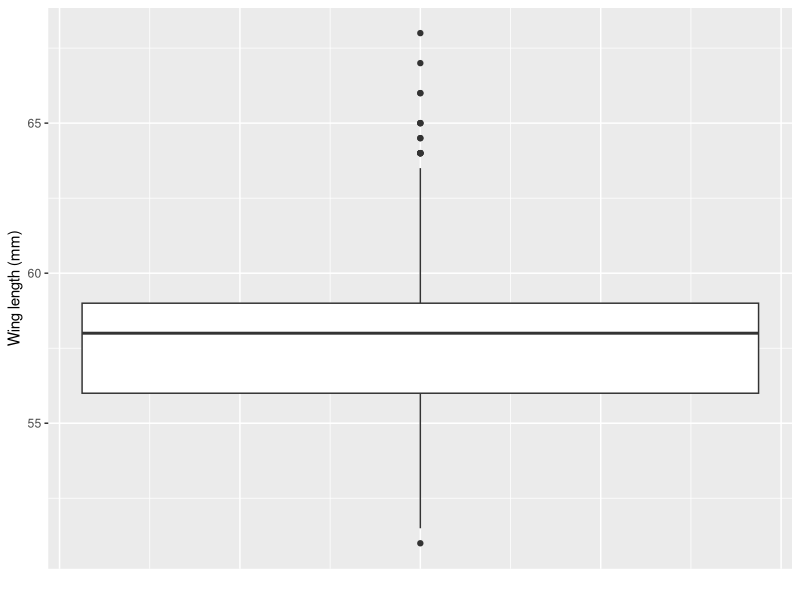
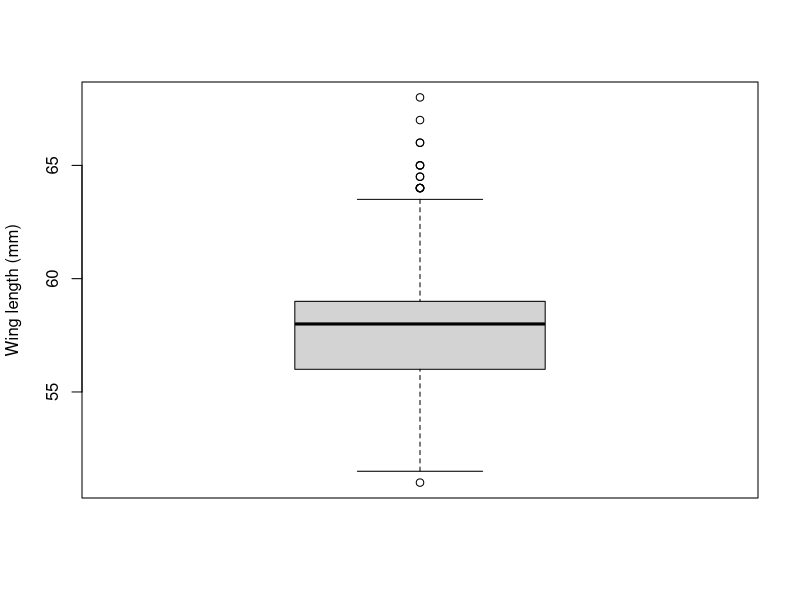
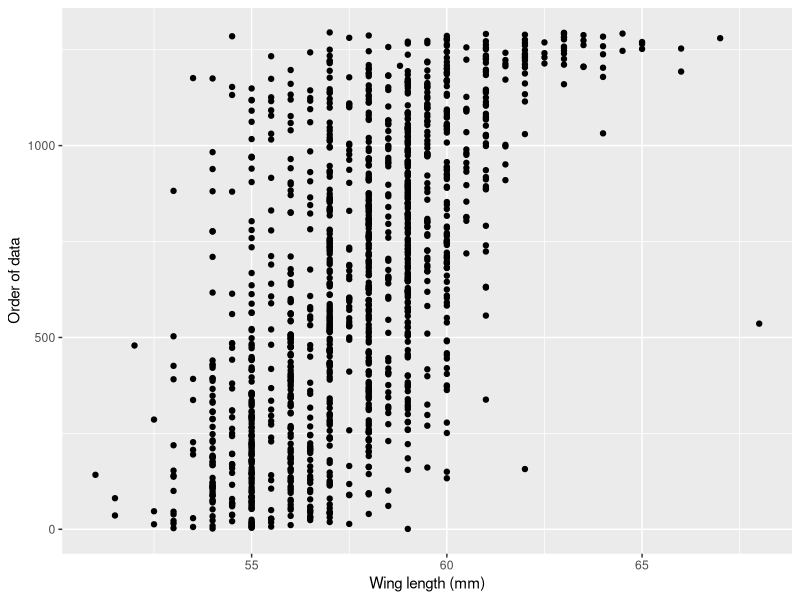
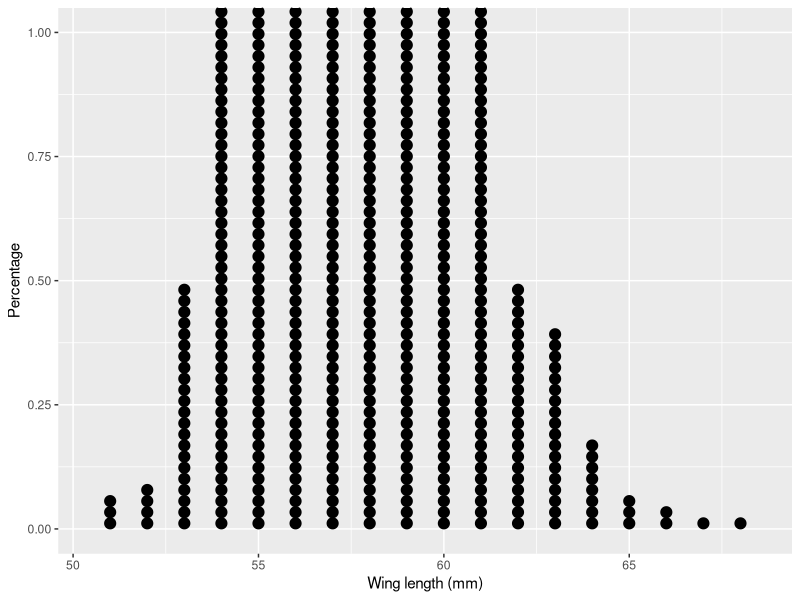
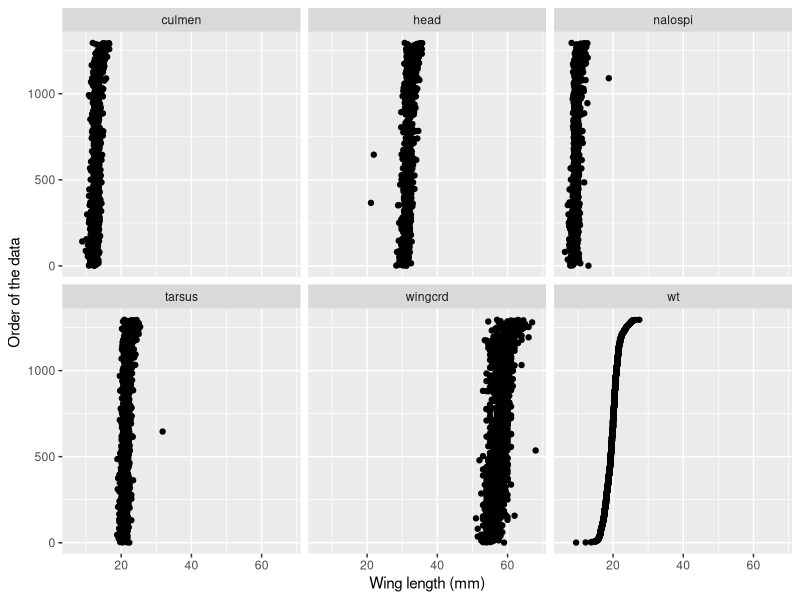
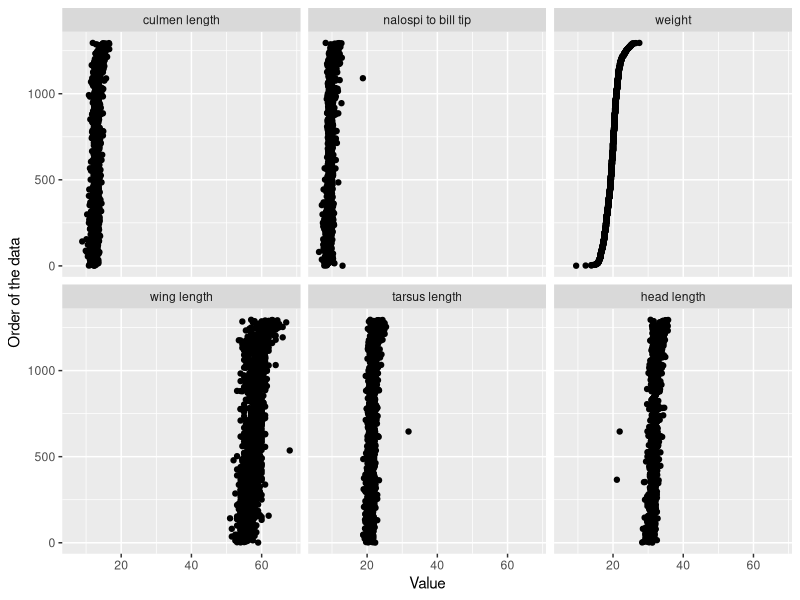
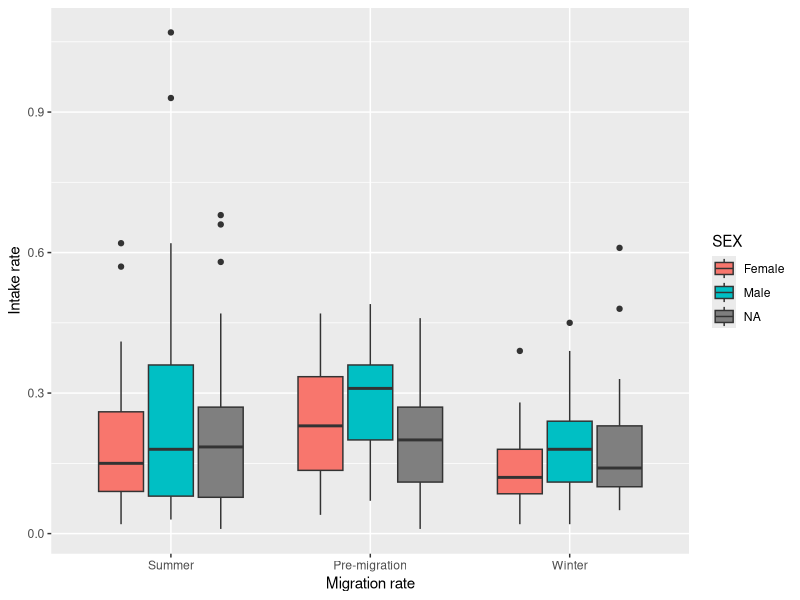
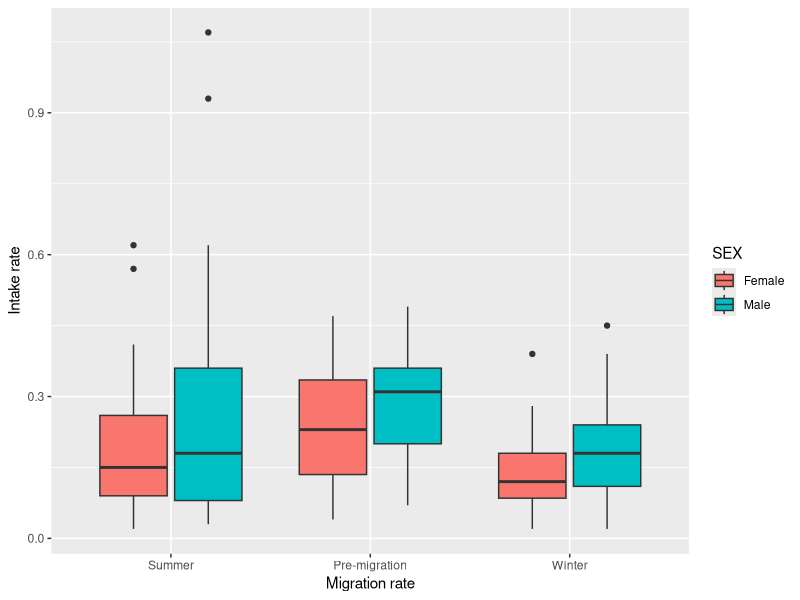

Write the R code that produced these figures, in order.
## ---- chunk 1
library(knitr)
opts_knit$set(base.dir='./')
opts_chunk$set(prompt=TRUE, comment='', fig.path='figures/')
options(width = 66)
## ---- chunk 2
library(MASS); library(caret); library(GGally); library(car)
library(ggplot2); library(dplyr); library(tidyr)
sparrows <- read.table('SparrowsElphick.txt', header = T)
head(sparrows)
str(sparrows, vec.len = 1)
## ---- chunk 3
summary(sparrows)
## ---- chunk 4
ggplot(sparrows, aes(x = 1, y = wingcrd)) +
  geom_boxplot() +
  xlab('') +
  ylab('Wing length (mm)') +
  theme(axis.ticks.x = element_blank(),
        axis.text.x = element_blank())
## ---- chunk 5
boxplot(sparrows$wingcrd, ylab = 'Wing length (mm)')
## ---- chunk 6
ggplot(sparrows, aes(wingcrd, 1:nrow(sparrows))) +
  geom_point() +
  xlab('Wing length (mm)') +
  ylab('Order of data')
## ---- chunk 7
ggplot(sparrows, aes(wingcrd)) +
  geom_dotplot(method = 'histodot', binwidth = 1, dotsize = .3) +
  xlab('Wing length (mm)') +
  ylab('Percentage')
## ---- chunk 8
sparrows2 <- sparrows %>%
  mutate(order = 1:nrow(sparrows)) %>%
  select(order, wingcrd, tarsus, head, culmen, nalospi, wt)
head(sparrows2)
## ---- chunk 9
sparrows2 <- gather(sparrows2, variable, value, -order)
head(sparrows2)
## ---- chunk 10
ggplot(sparrows2, aes(value, order)) +
  geom_point() +
  facet_wrap(~ variable) +
  xlab('Wing length (mm)') +
  ylab('Order of the data')
## ---- chunk 11
sparrows2$variable <- factor(sparrows2$variable,
                            levels = c('culmen', 'nalospi', 'wt',
                                       'wingcrd', 'tarsus', 'head'),
                            labels = c('culmen length', 'nalospi to bill tip',
                                       'weight', 'wing length',
                                       'tarsus length', 'head length'))
## ---- chunk 12
ggplot(sparrows2, aes(value, order)) +
  geom_point() +
  facet_wrap(~ variable) +
  xlab('Value') +
  ylab('Order of the data')
## ---- chunk 13
godwits <- read.table('Godwits.txt', header = T)
str(godwits)
## ---- chunk 14
godwits <- godwits %>%
  mutate(SEX = factor(SEX, levels = c(1, 2),
                      labels = c('Female', 'Male')),
         PERIOD = factor(PERIOD, levels = c(0, 1, 2),
                         labels = c('Summer', 'Pre-migration', 'Winter')))
## ---- chunk 15
ggplot(godwits, aes(PERIOD, mgconsumed, fill = SEX)) +
  geom_boxplot() +
  xlab('Migration rate') +
  ylab('Intake rate')
## ---- chunk 16
ggplot(na.omit(godwits), aes(PERIOD, mgconsumed, fill = SEX)) +
  geom_boxplot() +
  xlab('Migration rate') +
  ylab('Intake rate')
## ---- chunk 17
ggplot(na.omit(godwits), aes(PERIOD, mgconsumed)) +
  geom_boxplot() +
  facet_wrap(~ SEX) +
  xlab('Migration rate') +
  ylab('Intake rate')
## ---- chunk 18
str(sparrows)
sparrows$Month <- factor(sparrows$Month,
                        levels = c(5, 6, 7, 8, 9, 10),
                        labels = c('May', 'June', 'July', 'August',
                                   'Sep', 'Oct'))
## ---- chunk 19
ggplot(filter(sparrows, Month == 'June' | Month == 'July' | Month == 'August'),
       aes(wt)) +
  geom_histogram(color = 'gray') +
  xlab('Weight (g)') +
  ylab('Frequency')
## ---- chunk 20
ggplot(filter(sparrows, Month == 'June' | Month == 'July' | Month == 'August'),
       aes(wt)) +
  geom_histogram(color = 'gray') +
  facet_wrap(~ Month, ncol = 1) +
  xlab('Weight (g)') +
  ylab('Frequency')
  
## ---- chunk 21
rice_field <- read.table(file='ElphickBirdData.txt', header = T)
## ---- chunk 22
freqs <- table(round(rice_field$AREA * rice_field$AQBIRDS))
freqs[1:5]
## ---- chunk 23
freqs[1] / nrow(rice_field)
## ---- chunk 24
ggplot(rice_field, aes(round(AREA * AQBIRDS))) +
  geom_histogram(binwidth = 1) +
  xlim(c(-1, 100))
## ---- chunk 25
especies <- rice_field[, 14:62]
abundancia <- colSums(especies > 0, na.rm = T)
especies2 <- especies[, abundancia > 40]
cls <- ncol(especies2)
prop_zeros <- matrix(ncol = cls, nrow = cls)

# Para reproduzir a matriz que gera o gráfico do artigo, o laço de repetição 
# é baseado no objeto especies, mas pela lógica das linhas anteriores
# (que reproduzem as linhas correspondentes do material suplementar),
# acredito que deveria ser o obetjo especies2.
for (i in 1:cls) {
  for (j in 1:cls){
    prop_zeros[i, j] <- sum(especies[, i] == 0 & especies[, j] == 0, na.rm = T)
  }
}

prop_zeros <- prop_zeros / nrow(especies2)
rownames(prop_zeros) <- names(especies2)
colnames(prop_zeros) <- names(especies2)
## ---- chunk 26
library(corrplot)
corrplot(prop_zeros, method = 'pie')
## ---- chunk 27
corrplot(prop_zeros, method = 'pie', type = 'lower')
## ---- chunk 28
sparrows3 <- read.table(file = 'VegSamplesV1.txt', header = T)
## ---- chunk 29
mod1 <- lm(Banded ~ Avgmaxht + Avgdens + ht.thatch + S.patens +
              Distichlis + S.alternifloraShort + S.alternifloraTall +
              Juncus + Bare + Other + Phragmites + Shrub + Tallsedge +
               Water, data = sparrows3)
summary(mod1)
vif(mod1)
cbind(vif(mod1))
## ---- chunk 30
vifs <- sort(vif(mod1), d = T)
while(vifs[1] > 3) {
    form <- paste('Banded', '~', paste0(names(vifs[-1]), collapse = ' + '))
    mod2 <- lm(as.formula(form), sparrows3)
    vifs <- sort(vif(mod2), d = T)
}
summary(mod2)
## ---- chunk 31
mod3 <- stepAIC(mod2, trace = 0)
summary(mod3)
## ---- chunk 32
featurePlot(sparrows3[, names(vifs)], sparrows3$Banded,
            type = c('p', 'smooth'))
## ---- chunk 33
pairs(sparrows[, c(1, 3, 4, 5, 6, 7)])
ggpairs(sparrows[, c(1, 3, 4, 5, 6, 7)])
## ---- chunk 34
sparrows4 <- filter(sparrows, SpeciesCode == 1 & Sex != '0' & wingcrd < 65)
sparrows4$Sex <- factor(sparrows4$Sex, levels = c(4, 5),
                        labels = c('Male', 'Female'))

ggplot(sparrows4, aes(wingcrd, wt)) +
  geom_point() +
  stat_smooth(method = 'lm', se = F) +
  facet_grid(Sex ~ Month)
## ---- chunk 35
waders <- read.table(file = 'wader.txt', header = T)

ggplot(waders, aes(1:25, C.fuscicolis)) +
  geom_line() +
  xlab('Time (2 weeks)') +
  ylab('C. fuscicollis abundance')

ggplot(waders, aes(1:25, L.dominicanus)) +
  geom_line() +
  xlab('Time (2 weeks)') +
  ylab('L. dominicanus abundance')
## ---- chunk 36
acf(waders$C.fuscicolis, main = 'C. fuscicollis ACF')
acf(waders$L.dominicanus, main = 'L. dominicanus ACF')
